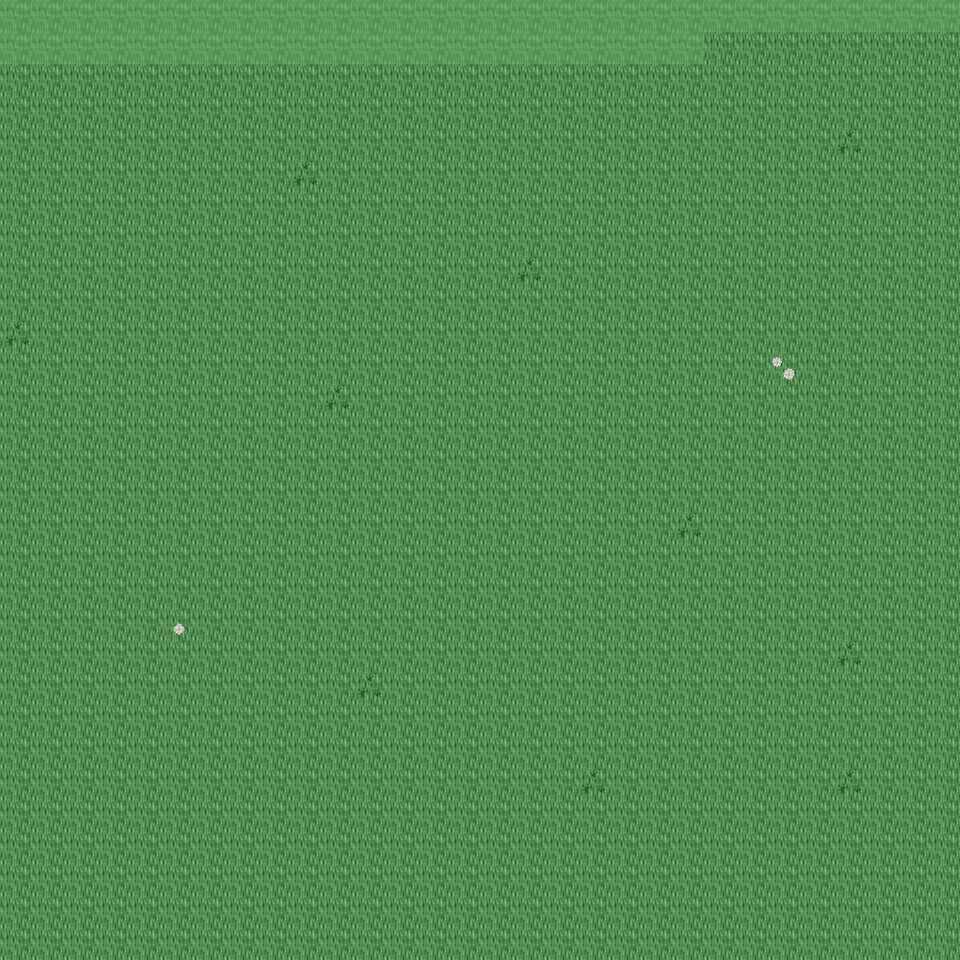

This game map was drawn from its Tiled (.tmx) file and the tilesets committed beside it. A one-line description and the trimmed map source follow:
An orthogonal 30x30 tile map with 32x32 px tiles, 6 tile layers (Ground, Object, Object2, Above, ...), 43 tilesets and 2 objects (2x mapExit).

<map version="1.0" orientation="orthogonal" renderorder="right-down" width="30" height="30" tilewidth="32" tileheight="32" nextobjectid="3">
  <tileset firstgid="1" name="tileset_ground_ground" tilewidth="32" tileheight="32" tilecount="33" columns="3">
    <image source="../drawable/tileset_ground_ground.png" width="96" height="352" />
  </tileset>
  <tileset firstgid="34" name="tileset_ground_water_water" tilewidth="32" tileheight="32" tilecount="24" columns="3">
    <image source="../drawable/tileset_ground_water_water.png" width="96" height="256" />
  </tileset>
  <tileset firstgid="58" name="tileset_ground_square_patch" tilewidth="32" tileheight="32" tilecount="9" columns="3">
    <image source="../drawable/tileset_ground_square_patch.png" width="96" height="96" />
  </tileset>
  <tileset firstgid="67" name="tileset_building_wall_wall_brown" tilewidth="32" tileheight="32" tilecount="12" columns="3">
    <image source="../drawable/tileset_building_wall_wall_brown.png" width="96" height="128" />
  </tileset>
  <tileset firstgid="79" name="tileset_ground_water_pool_grassy" tilewidth="32" tileheight="32" tilecount="27" columns="9">
    <image source="../drawable/tileset_ground_water_pool_grassy.png" width="288" height="96" />
  </tileset>
  <tileset firstgid="106" name="tileset_ground_ridge_earth_dark" tilewidth="32" tileheight="32" tilecount="96" columns="12">
    <image source="../drawable/tileset_ground_ridge_earth_dark.png" width="384" height="256" />
  </tileset>
  <tileset firstgid="202" name="tileset_plant_grasses" tilewidth="32" tileheight="32" tilecount="6" columns="3">
    <image source="../drawable/tileset_plant_grasses.png" width="96" height="64" />
  </tileset>
  <tileset firstgid="208" name="tileset_plant_flower_daisy_white" tilewidth="32" tileheight="32" tilecount="8" columns="2">
    <image source="../drawable/tileset_plant_flower_daisy_white.png" width="64" height="128" />
  </tileset>
  <tileset firstgid="216" name="tileset_ground_rock_pebbles" tilewidth="32" tileheight="32" tilecount="3" columns="1">
    <image source="../drawable/tileset_ground_rock_pebbles.png" width="32" height="96" />
  </tileset>
  <tileset firstgid="219" name="tileset_ground_rock_rocks_2" tilewidth="32" tileheight="32" tilecount="4" columns="2">
    <image source="../drawable/tileset_ground_rock_rocks_2.png" width="64" height="64" />
  </tileset>
  <tileset firstgid="223" name="tileset_item_pot_pot_grey" tilewidth="32" tileheight="32" tilecount="1" columns="1">
    <image source="../drawable/tileset_item_pot_pot_grey.png" width="32" height="32" />
  </tileset>
  <tileset firstgid="224" name="tileset_plant_bush_bushes" tilewidth="32" tileheight="32" tilecount="10" columns="5">
    <image source="../drawable/tileset_plant_bush_bushes.png" width="160" height="64" />
  </tileset>
  <tileset firstgid="234" name="tileset_ground_ladder_vertical_dark" tilewidth="32" tileheight="32" tilecount="3" columns="3">
    <image source="../drawable/tileset_ground_ladder_vertical_dark.png" width="96" height="32" />
  </tileset>
  <tileset firstgid="237" name="tileset_ground_ladder_horizontal_dark" tilewidth="32" tileheight="32" tilecount="3" columns="1">
    <image source="../drawable/tileset_ground_ladder_horizontal_dark.png" width="32" height="96" />
  </tileset>
  <tileset firstgid="240" name="tileset_plant_flower_daisy_blue" tilewidth="32" tileheight="32" tilecount="8" columns="2">
    <image source="../drawable/tileset_plant_flower_daisy_blue.png" width="64" height="128" />
  </tileset>
  <tileset firstgid="248" name="tileset_ground_grass_edges" tilewidth="32" tileheight="32" tilecount="36" columns="12">
    <image source="../drawable/tileset_ground_grass_edges.png" width="384" height="96" />
  </tileset>
  <tileset firstgid="284" name="tileset_ground_grass_corners" tilewidth="32" tileheight="32" tilecount="24" columns="6">
    <image source="../drawable/tileset_ground_grass_corners.png" width="192" height="128" />
  </tileset>
  <tileset firstgid="308" name="tileset_ground_cobbled_paving" tilewidth="32" tileheight="32" tilecount="1" columns="1">
    <image source="../drawable/tileset_ground_cobbled_paving.png" width="32" height="32" />
  </tileset>
  <tileset firstgid="309" name="tileset_building_door_door_n" tilewidth="32" tileheight="32" tilecount="6" columns="3">
    <image source="../drawable/tileset_building_door_door_n.png" width="96" height="64" />
  </tileset>
  <tileset firstgid="315" name="tileset_building_door_closed" tilewidth="32" tileheight="32" tilecount="1" columns="1">
    <image source="../drawable/tileset_building_door_closed.png" width="32" height="32" />
  </tileset>
  <tileset firstgid="316" name="tileset_building_window_window_right" tilewidth="32" tileheight="32" tilecount="2" columns="2">
    <image source="../drawable/tileset_building_window_window_right.png" width="64" height="32" />
  </tileset>
  <tileset firstgid="318" name="tileset_plant_flower_daisy_red" tilewidth="32" tileheight="32" tilecount="8" columns="2">
    <image source="../drawable/tileset_plant_flower_daisy_red.png" width="64" height="128" />
  </tileset>
  <tileset firstgid="326" name="tileset_building_window_window_long" tilewidth="32" tileheight="32" tilecount="3" columns="3">
    <image source="../drawable/tileset_building_window_window_long.png" width="96" height="32" />
  </tileset>
  <tileset firstgid="329" name="tileset_plant_flower_daisy_yellow" tilewidth="32" tileheight="32" tilecount="8" columns="2">
    <image source="../drawable/tileset_plant_flower_daisy_yellow.png" width="64" height="128" />
  </tileset>
  <tileset firstgid="337" name="tileset_furniture_light_flames" tilewidth="32" tileheight="32" tilecount="6" columns="6">
    <image source="../drawable/tileset_furniture_light_flames.png" width="192" height="32" />
  </tileset>
  <tileset firstgid="343" name="tileset_building_fence_fence_chunky" tilewidth="32" tileheight="32" tilecount="21" columns="3">
    <image source="../drawable/tileset_building_fence_fence_chunky.png" width="96" height="224" />
  </tileset>
  <tileset firstgid="364" name="tileset_plant_tree_tree_green" tilewidth="32" tileheight="32" tilecount="88" columns="8">
    <image source="../drawable/tileset_plant_tree_tree_green.png" width="256" height="352" />
  </tileset>
  <tileset firstgid="452" name="tileset_plant_tree_tree_darkgreen" tilewidth="32" tileheight="32" tilecount="88" columns="8">
    <image source="../drawable/tileset_plant_tree_tree_darkgreen.png" width="256" height="352" />
  </tileset>
  <tileset firstgid="540" name="tileset_item_sign_large" tilewidth="32" tileheight="32" tilecount="15" columns="5">
    <image source="../drawable/tileset_item_sign_large.png" width="160" height="96" />
  </tileset>
  <tileset firstgid="555" name="tileset_ground_ladder_small" tilewidth="32" tileheight="32" tilecount="1" columns="1">
    <image source="../drawable/tileset_ground_ladder_small.png" width="32" height="32" />
  </tileset>
  <tileset firstgid="556" name="tileset_building_roof_blue" tilewidth="32" tileheight="32" tilecount="20" columns="5">
    <image source="../drawable/tileset_building_roof_blue.png" width="160" height="128" />
  </tileset>
  <tileset firstgid="576" name="tileset_building_decoration_chimney" tilewidth="32" tileheight="32" tilecount="2" columns="1">
    <image source="../drawable/tileset_building_decoration_chimney.png" width="32" height="64" />
  </tileset>
  <tileset firstgid="578" name="tileset_logic_creature_gnome" tilewidth="32" tileheight="32" tilecount="6" columns="6">
    <image source="../drawable/tileset_logic_creature_gnome.png" width="192" height="32" />
  </tileset>
  <tileset firstgid="584" name="tileset_logic_creature_rodent" tilewidth="32" tileheight="32" tilecount="8" columns="8">
    <image source="../drawable/tileset_logic_creature_rodent.png" width="256" height="32" />
  </tileset>
  <tileset firstgid="592" name="tileset_logic_creature_animal" tilewidth="32" tileheight="32" tilecount="32" columns="8">
    <image source="../drawable/tileset_logic_creature_animal.png" width="256" height="128" />
  </tileset>
  <tileset firstgid="624" name="tileset_logic_collision" tilewidth="32" tileheight="32" tilecount="1" columns="1">
    <image source="../drawable/tileset_logic_collision.png" width="32" height="32" />
  </tileset>
  <tileset firstgid="625" name="tileset_ground_water_water_corners" tilewidth="32" tileheight="32" tilecount="12" columns="6">
    <image source="../drawable/tileset_ground_water_water_corners.png" width="192" height="64" />
  </tileset>
  <tileset firstgid="637" name="tileset_ground_green_paving" tilewidth="32" tileheight="32" tilecount="18" columns="3">
    <image source="../drawable/tileset_ground_green_paving.png" width="96" height="192" />
  </tileset>
  <tileset firstgid="655" name="tileset_logic_protection" tilewidth="32" tileheight="32" tilecount="2" columns="2">
    <image source="../drawable/tileset_logic_protection.png" width="64" height="32" />
  </tileset>
  <tileset firstgid="657" name="tileset_light_yellow_light_5x5" tilewidth="32" tileheight="32" tilecount="25" columns="5">
    <image source="../drawable/tileset_light_yellow_light_5x5.png" width="160" height="160" />
  </tileset>
  <tileset firstgid="682" name="tileset_furniture_light_small_lamp" tilewidth="32" tileheight="32" tilecount="4" columns="4">
    <image source="../drawable/tileset_furniture_light_small_lamp.png" width="128" height="32" />
  </tileset>
  <tileset firstgid="686" name="tileset_light_door_light" tilewidth="32" tileheight="32" tilecount="12" columns="3">
    <image source="../drawable/tileset_light_door_light.png" width="96" height="128" />
  </tileset>
  <tileset firstgid="698" name="tileset_logic_creature_human_risecia" tilewidth="32" tileheight="32" tilecount="4" columns="4">
    <image source="../drawable/tileset_logic_creature_human_risecia.png" width="128" height="32" />
  </tileset>
  <layer name="Ground" width="30" height="30">
    <data>[900 cells, 900 non-empty, 2 distinct tile ids]</data>
  </layer>
  <layer name="Object" width="30" height="30">
    <data>[900 cells, 64 non-empty, 7 distinct tile ids]</data>
  </layer>
  <layer name="Object2" width="30" height="30">
    <data>[900 cells, 0 non-empty, 0 distinct tile ids]</data>
  </layer>
  <layer name="Above" width="30" height="30">
    <data>[900 cells, 0 non-empty, 0 distinct tile ids]</data>
  </layer>
  <layer name="Above2" width="30" height="30">
    <data>[900 cells, 0 non-empty, 0 distinct tile ids]</data>
  </layer>
  <layer name="Walkable" width="30" height="30">
    <data>[900 cells, 52 non-empty, 1 distinct tile ids]</data>
  </layer>
  <objectgroup name="MapEvents">
    <object id="1" name="south" type="mapExit" x="0" y="928" width="960" height="32">
      <properties>
        <property name="map" value="level_0_x204_y27" />
        <property name="x" value="0" />
        <property name="y" value="1" />
      </properties>
    </object>
    <object id="2" name="east" type="mapExit" x="928" y="32" width="32" height="928">
      <properties>
        <property name="map" value="level_0_x205_y26" />
        <property name="x" value="1" />
        <property name="y" value="1" />
      </properties>
    </object>
  </objectgroup>
</map>
